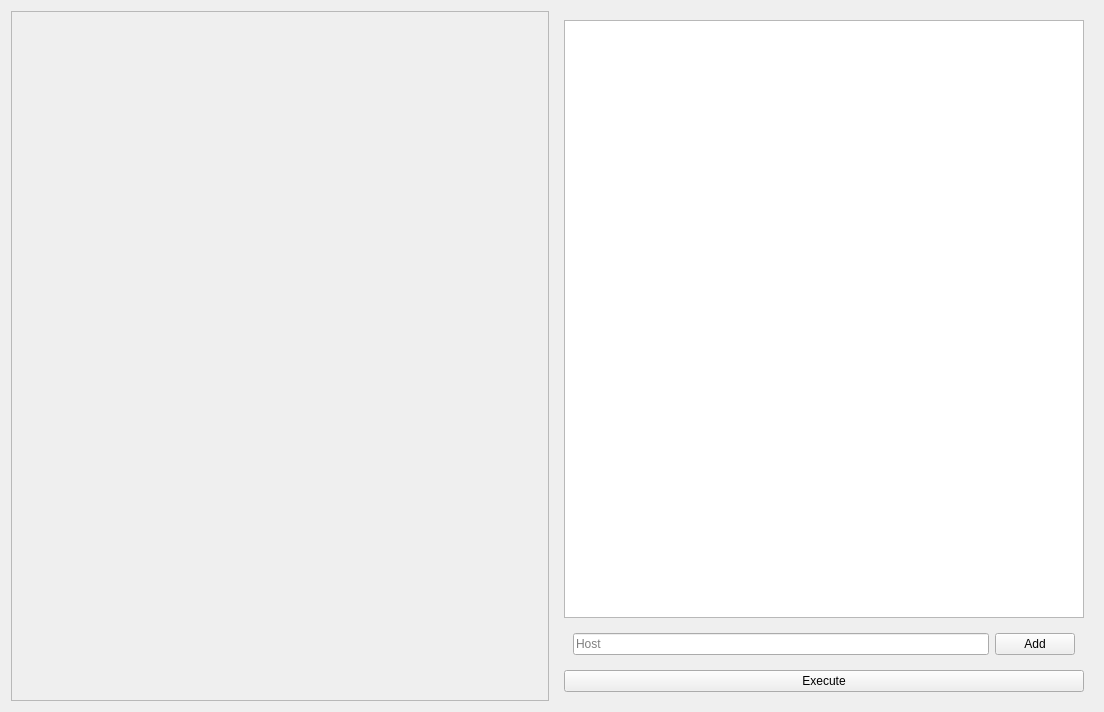
<?xml version="1.0" encoding="UTF-8"?>
<ui version="4.0">
 <class>ExecuteWidget</class>
 <widget class="QWidget" name="ExecuteWidget">
  <property name="geometry">
   <rect>
    <x>0</x>
    <y>0</y>
    <width>1104</width>
    <height>712</height>
   </rect>
  </property>
  <property name="windowTitle">
   <string>Form</string>
  </property>
  <layout class="QHBoxLayout" name="horizontalLayout">
   <item>
    <widget class="QScrollArea" name="objectivesScrollArea">
     <property name="widgetResizable">
      <bool>true</bool>
     </property>
     <widget class="QWidget" name="scrollAreaWidgetContents">
      <property name="geometry">
       <rect>
        <x>0</x>
        <y>0</y>
        <width>538</width>
        <height>692</height>
       </rect>
      </property>
      <layout class="QVBoxLayout" name="verticalLayout_3"/>
     </widget>
    </widget>
   </item>
   <item>
    <widget class="QWidget" name="menuWidget" native="true">
     <layout class="QVBoxLayout" name="verticalLayout_2">
      <item>
       <widget class="QListWidget" name="listWidget"/>
      </item>
      <item>
       <widget class="QWidget" name="widget" native="true">
        <layout class="QHBoxLayout" name="horizontalLayout_2">
         <item>
          <widget class="QLineEdit" name="lineEdit">
           <property name="inputMask">
            <string/>
           </property>
           <property name="text">
            <string/>
           </property>
           <property name="placeholderText">
            <string notr="true">Host</string>
           </property>
           <property name="cursorMoveStyle">
            <enum>Qt::LogicalMoveStyle</enum>
           </property>
          </widget>
         </item>
         <item>
          <widget class="QPushButton" name="btnAdd">
           <property name="text">
            <string>Add</string>
           </property>
          </widget>
         </item>
        </layout>
       </widget>
      </item>
      <item>
       <widget class="QPushButton" name="btnExecute">
        <property name="text">
         <string>Execute</string>
        </property>
       </widget>
      </item>
     </layout>
    </widget>
   </item>
  </layout>
 </widget>
 <resources/>
 <connections/>
</ui>
